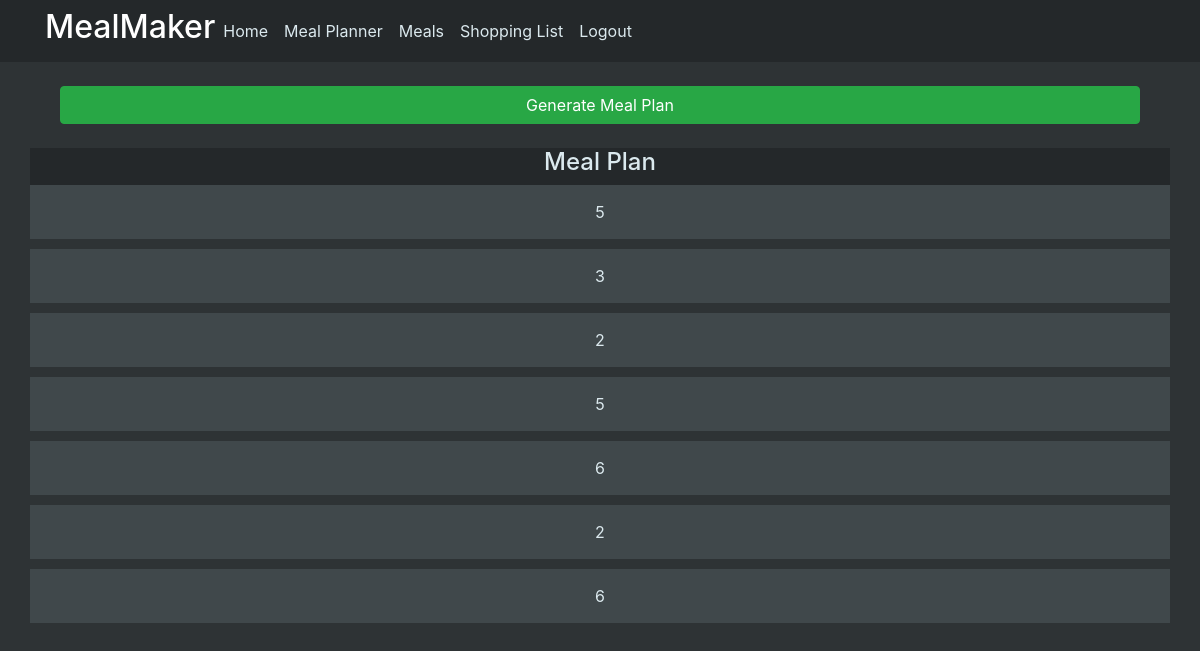
Page /meal_planner (signed in) on the earlier database version.
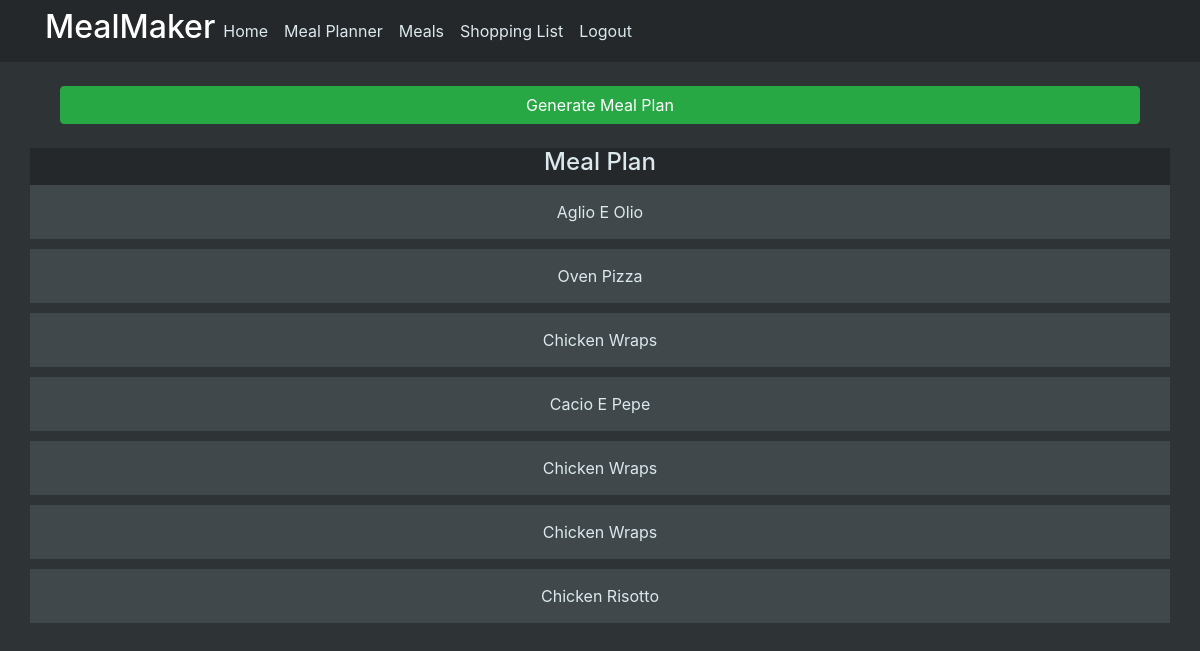
Same page on the later database version.
### mealmaker/models.py (models this page shows)
class MealPlan(db.Model):
    id = db.Column(db.Integer, primary_key=True)
    meal_name = db.Column(db.String(200))
    username = db.Column(db.String(200))
    meal_link = db.Column(db.Integer, db.ForeignKey("meal.id"))
    meal_id = db.relationship("Meal")

### mealmaker/views.py (the view)
@views.route("/meal_planner", methods=["GET", "POST"])
@login_required
def meal_planner():
    if request.method == "POST":
        if request.form["generate-meal-plan"] == "Generate Meal Plan":
            meals = Meal.query.all()
            meals_list = [meal for meal in meals]
            meal_plan = MealPlannerEngine.generate_planned_meal_list(meals_list)
            db.session.query(MealPlan).filter(
                MealPlan.username == current_user.id
            ).delete()
            db.session.commit()
            for meal in meal_plan:
                planned_meal = MealPlan(
                    meal_name=meal.name, username=current_user.id, meal_link=meal.id
                )
                db.session.add(planned_meal)
            db.session.commit()
            return redirect(
                url_for("views.meal_planner", user=current_user, meal_plan=meal_plan)
            )
    elif request.method == "GET":
        checker = db.session.query(MealPlan).filter(
            MealPlan.username == current_user.id
        )
        checker_list = [meal for meal in checker]
        if len(checker_list) == 0:
            meals = Meal.query.all()
            meals_list = [meal for meal in meals]
            meal_plan = []
        else:
            meals = MealPlan.query.filter(MealPlan.username == current_user.id)
            meal_plan = [meal for meal in meals]
    return render_template("meal_planner.html", user=current_user, meal_plan=meal_plan)

### mealmaker/__init__.py (called while the page is built)
def create_app():
    app = Flask(__name__)
    app.config["SECRET_KEY"] = "hjshjhdjah kjshkjdhjs"
    app.config["SQLALCHEMY_DATABASE_URI"] = f"sqlite:///{DB_NAME}"
    app.config["SQLALCHEMY_TRACK_MODIFICATIONS"] = False
    db.init_app(app)
    from .views import views
    from .auth import auth
    app.register_blueprint(views, url_prefix="/")
    app.register_blueprint(auth, url_prefix="/")
    from .models import User, Meal, Ingredient, MealPlan
    create_database(app)
    login_manager = LoginManager()
    login_manager.login_view = "auth.login"
    login_manager.init_app(app)
    @login_manager.user_loader
    def load_user(id):
        return User.query.get(id)
    return app

### mealmaker/templates/meal_planner.html (shortened to what this page needs)
{% extends "layout.html" %}
{% block content%}
<br>
<form method="post">
    <div align="center" class="col">
        <input class="btn btn-success btn-block" type="submit" name="generate-meal-plan" value="Generate Meal Plan">
    </div>
</form>
<br>
<div class="row div-color-dark">
    <div class="div-parent-center">
        <h4>Meal Plan</h4>
    </div>
</div>
{% for meal in meal_plan %}
<div class="row div-color-dim content-section-dim">
    <div class="col-12 text-center">{{meal.meal_name.title()}} </div>
</div>
{% endfor %}
{% endblock %}

Differences in the rows shown:
changed MealPlan: meal_name "5" → "Aglio E Olio"
changed MealPlan: meal_name "3" → "Oven Pizza"
changed MealPlan (number 3 of 7 on the later page): meal_name "2" → "Chicken Wraps"
changed MealPlan: meal_name "5" → "Cacio E Pepe"
changed MealPlan (number 5 of 7 on the later page): meal_name "6" → "Chicken Wraps"
changed MealPlan (number 6 of 7 on the later page): meal_name "2" → "Chicken Wraps"
changed MealPlan: meal_name "6" → "Chicken Risotto"
